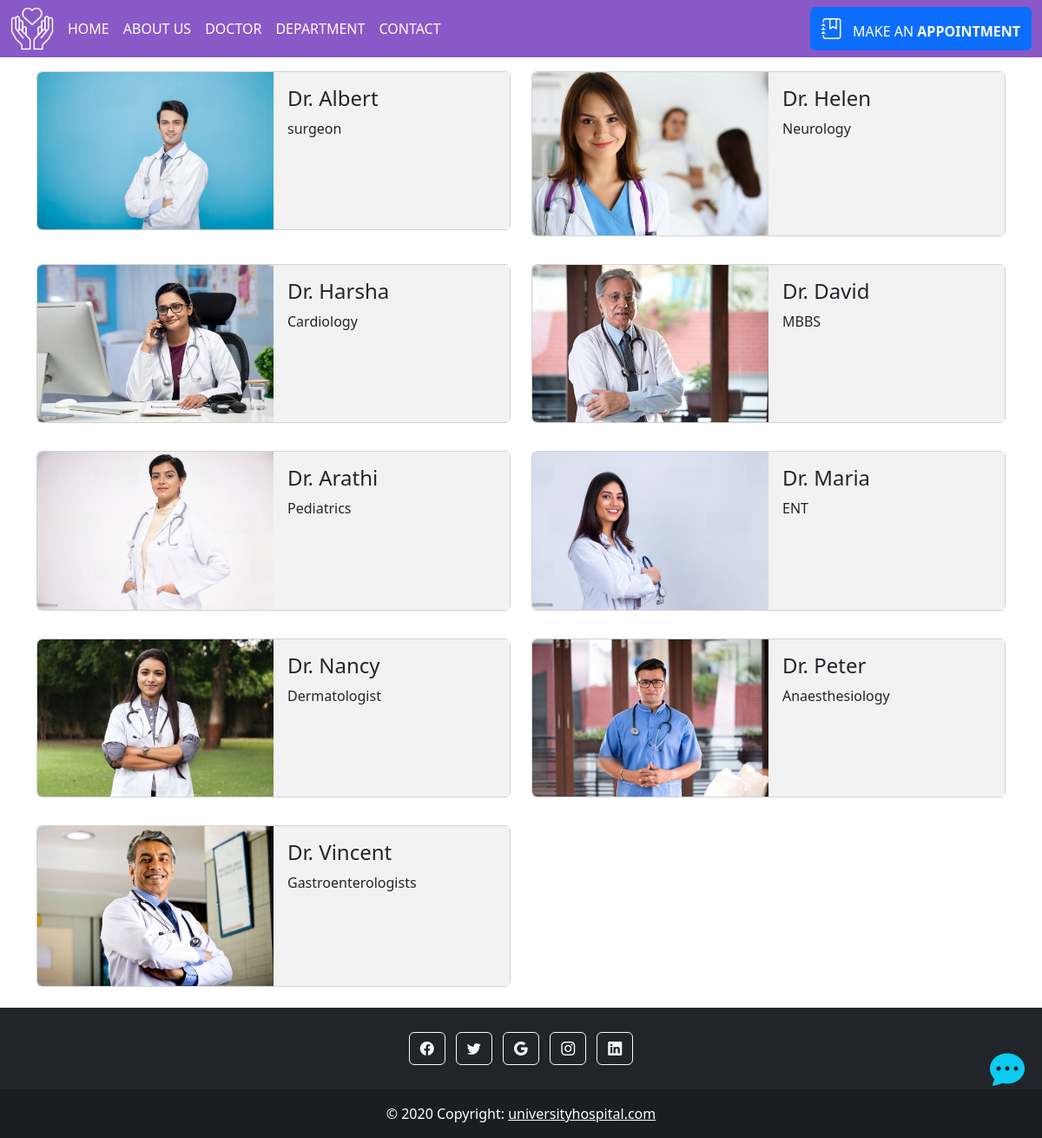
Screenshot of /doctor/ with the database file from the repository.
### myapp/models.py (models this page shows, shortened)
class Doctor(models.Model):
    doc_name = models.CharField(max_length=30, null=True, blank=True)
    doc_spec = models.CharField(max_length=100, null=True, blank=True)
    depart_name = models.ForeignKey(Department, on_delete=models.CASCADE)
    doc_image = models.ImageField(upload_to='doctors')
    class Meta:
        verbose_name = 'Doctors'
        verbose_name_plural = 'Doctors'

### myapp/views.py (the view)
# urls.py: path('doctor/',views.doctor, name='doctor'),
def doctor(request):
    dict_doctor = {
        'doc' : Doctor.objects.all()
    }
    return render(request,'doctor.html',dict_doctor)

### myapp/templates/doctor.html (shortened to what this page needs)
{% extends 'base.html' %}
{% load static %}
{% block content %}
<div class="container">
  <div class="row">
    {% for i in doc %}
    <div class="col-12 col-md-6">
      <div class="card my-3 border-1">
        <div class="row g-0">
          <div class="col-md-6">
            <img src="{{i.doc_image.url}}" class="img-fluid rounded-start" alt="...">
          </div>
          <div class="col-md-6" id="doc-name-colm">
            <div class="card-body">
              <h5 class="card-title fs-4">Dr. {{i.doc_name}}</h5>
              <p class="card-text fs-md-5">{{i.doc_spec}}</p>
            </div>
          </div>
        </div>
      </div>
    </div>
    {% endfor %}
  </div>
</div>
{% endblock content %}

### myapp/templates/base.html (shortened to what this page needs)
{% load static %}
<!doctype html>
<html lang="en">
<head>
  <link href="https://cdn.jsdelivr.net/npm/bootstrap@5.2.1/dist/css/bootstrap.min.css" rel="stylesheet"
>
  <link rel="stylesheet" href="https://cdn.jsdelivr.net/npm/bootstrap-icons@1.10.4/font/bootstrap-icons.css">
  <link rel="stylesheet" href="{%  static '/css/style.css' %}">
</head>
<body>
  <header>
    <nav class="navbar navbar-expand-lg bg-body-tertiary ">
      <div class="container-fluid">
        <img src="{% static '/image/heart-icon.png' %}" alt="" width="50px" height="50px" class="me-2">
        <div class="collapse navbar-collapse" id="navbarNav">
          <ul class="navbar-nav">
            <li class="nav-item">
              <a class="nav-link active text-white" aria-current="page" href="{% url 'home' %}">HOME</a>
            </li>
            <li class="nav-item">
              <a class="nav-link text-white" href="{% url 'about' %}">ABOUT US</a>
            </li>
            <li class="nav-item">
              <a class="nav-link text-white" href="{% url 'doctor' %}">DOCTOR</a>
            </li>
            <li class="nav-item">
              <a class="nav-link text-white" href="{% url 'department' %}">DEPARTMENT</a>
            </li>
            <li class="nav-item">
              <a class="nav-link text-white" href="{% url 'contact' %}">CONTACT</a>
            </li>
          </ul>
          <button class="btn btn-primary ms-auto"><i class="bi bi-journal-bookmark fs-4 me-2"></i>
            <a href="{% url 'booking' %}" class="text-white text-decoration-none">MAKE AN
              <strong>APPOINTMENT</strong></a></button>
        </div>
      </div>
    </nav>
  </header>
  <main>
    <div class="chat-icon">
      <span><i class="bi bi-chat-dots-fill fs-1 text-info"></i></span>
    </div>
    {% block content %}
    {% endblock content %}
  </main>
  <footer class="bg-dark text-center text-white mt-2">
    <div class="container p-4 pb-0">
      <section class="mb-4">
        <a class="btn btn-outline-light btn-floating m-1" href="#!" role="button"><i class="bi bi-facebook"></i></a>
        <a class="btn btn-outline-light btn-floating m-1" href="#!" role="button"><i class="bi bi-twitter"></i></a>
        <a class="btn btn-outline-light btn-floating m-1" href="#!" role="button"><i class="bi bi-google"></i></a>
        <a class="btn btn-outline-light btn-floating m-1" href="#!" role="button"><i class="bi bi-instagram"></i></a>
        <a class="btn btn-outline-light btn-floating m-1" href="#!" role="button"><i class="bi bi-linkedin"></i>
        </a>
      </section>
    </div>
    <div class="text-center p-3" style="background-color: rgba(0, 0, 0, 0.2);">
      © 2020 Copyright:
      <a class="text-white" href="#!">universityhospital.com</a>
    </div>
  </footer>
</body>
</html>

### static/css/style.css (style rules this page uses)
.navbar { background-color: #8959C7; }
.chat-icon { width: fit-content; position: fixed; right: 20px; bottom: 50px; z-index: 100; }
::placeholder { color: #6e2cc4; font-family: monospace; padding-left: 15px; }
#doc-name-colm { background-color: #f2f2f2; }

### rows the page displays
Doctor: doc_image (picture), doc_name "Albert", doc_spec "surgeon"
Doctor: doc_image (picture), doc_name "Helen", doc_spec "Neurology"
Doctor: doc_image (picture), doc_name "Harsha", doc_spec "Cardiology"
Doctor: doc_image (picture), doc_name "David", doc_spec "MBBS"
Doctor: doc_image (picture), doc_name "Arathi", doc_spec "Pediatrics"
Doctor: doc_image (picture), doc_name "Maria", doc_spec "ENT"
Doctor: doc_image (picture), doc_name "Nancy", doc_spec "Dermatologist"
Doctor: doc_image (picture), doc_name "Peter", doc_spec "Anaesthesiology"
Doctor: doc_image (picture), doc_name "Vincent", doc_spec "Gastroenterologists"
